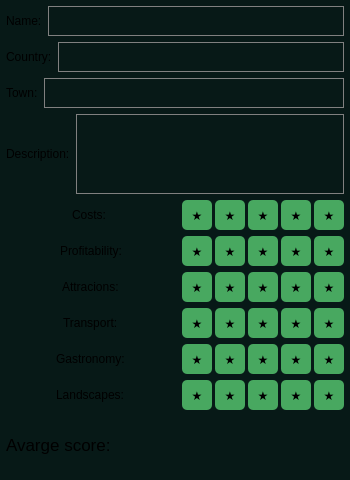
<?xml version="1.0" encoding="UTF-8"?>
<ui version="4.0">
 <class>destinationPreviewWindow</class>
 <widget class="QWidget" name="destinationPreviewWindow">
  <property name="geometry">
   <rect>
    <x>0</x>
    <y>0</y>
    <width>350</width>
    <height>480</height>
   </rect>
  </property>
  <property name="windowTitle">
   <string>Destination Preview</string>
  </property>
  <widget class="QWidget" name="mainWidget" native="true">
   <property name="geometry">
    <rect>
     <x>0</x>
     <y>0</y>
     <width>350</width>
     <height>480</height>
    </rect>
   </property>
   <property name="styleSheet">
    <string notr="true">QWidget{
background-color:rgb(7, 25, 23);
}
QPushButton{
background-color:rgb(72, 168, 96);
color:rgb(0,0,0);
border:none;
border-radius:5px;
}
QPushButton:hover{
background-color:rgb(52, 148, 76);
}
QPlainTextEdit {
border: 1px solid rgb(128,128,128);
}</string>
   </property>
   <layout class="QVBoxLayout" name="verticalLayout">
    <property name="spacing">
     <number>6</number>
    </property>
    <property name="leftMargin">
     <number>6</number>
    </property>
    <property name="topMargin">
     <number>6</number>
    </property>
    <property name="rightMargin">
     <number>6</number>
    </property>
    <property name="bottomMargin">
     <number>6</number>
    </property>
    <item>
     <layout class="QHBoxLayout" name="nameLayout">
      <item>
       <widget class="QLabel" name="nameLabel">
        <property name="text">
         <string>Name:</string>
        </property>
       </widget>
      </item>
      <item>
       <widget class="QPlainTextEdit" name="namePlainTextEdit">
        <property name="maximumSize">
         <size>
          <width>16777215</width>
          <height>30</height>
         </size>
        </property>
       </widget>
      </item>
     </layout>
    </item>
    <item>
     <layout class="QHBoxLayout" name="countryLayout">
      <item>
       <widget class="QLabel" name="countryLabel">
        <property name="text">
         <string>Country:</string>
        </property>
       </widget>
      </item>
      <item>
       <widget class="QPlainTextEdit" name="countryPlainTextEdit">
        <property name="maximumSize">
         <size>
          <width>16777215</width>
          <height>30</height>
         </size>
        </property>
       </widget>
      </item>
     </layout>
    </item>
    <item>
     <layout class="QHBoxLayout" name="townLayout">
      <item>
       <widget class="QLabel" name="townLabel">
        <property name="text">
         <string>Town:</string>
        </property>
       </widget>
      </item>
      <item>
       <widget class="QPlainTextEdit" name="townPlainTextEdit">
        <property name="maximumSize">
         <size>
          <width>16777215</width>
          <height>30</height>
         </size>
        </property>
       </widget>
      </item>
     </layout>
    </item>
    <item>
     <layout class="QHBoxLayout" name="descLayout">
      <item>
       <widget class="QLabel" name="descLabel">
        <property name="text">
         <string>Description:</string>
        </property>
       </widget>
      </item>
      <item>
       <widget class="QPlainTextEdit" name="descPlainTextEdit">
        <property name="maximumSize">
         <size>
          <width>16777215</width>
          <height>80</height>
         </size>
        </property>
       </widget>
      </item>
     </layout>
    </item>
    <item>
     <layout class="QHBoxLayout" name="costsLayout">
      <item alignment="Qt::AlignHCenter">
       <widget class="QLabel" name="costsLabel">
        <property name="text">
         <string>Costs: </string>
        </property>
       </widget>
      </item>
      <item>
       <layout class="QHBoxLayout" name="costsStarsLayout">
        <property name="spacing">
         <number>3</number>
        </property>
        <item>
         <widget class="QPushButton" name="costsStar_1">
          <property name="minimumSize">
           <size>
            <width>30</width>
            <height>30</height>
           </size>
          </property>
          <property name="maximumSize">
           <size>
            <width>30</width>
            <height>30</height>
           </size>
          </property>
          <property name="text">
           <string>★</string>
          </property>
         </widget>
        </item>
        <item>
         <widget class="QPushButton" name="costsStar_2">
          <property name="minimumSize">
           <size>
            <width>30</width>
            <height>30</height>
           </size>
          </property>
          <property name="maximumSize">
           <size>
            <width>30</width>
            <height>30</height>
           </size>
          </property>
          <property name="text">
           <string>★</string>
          </property>
         </widget>
        </item>
        <item>
         <widget class="QPushButton" name="costsStar_3">
          <property name="minimumSize">
           <size>
            <width>30</width>
            <height>30</height>
           </size>
          </property>
          <property name="maximumSize">
           <size>
            <width>30</width>
            <height>30</height>
           </size>
          </property>
          <property name="text">
           <string>★</string>
          </property>
         </widget>
        </item>
        <item>
         <widget class="QPushButton" name="costsStar_4">
          <property name="minimumSize">
           <size>
            <width>30</width>
            <height>30</height>
           </size>
          </property>
          <property name="maximumSize">
           <size>
            <width>30</width>
            <height>30</height>
           </size>
          </property>
          <property name="text">
           <string>★</string>
          </property>
         </widget>
        </item>
        <item>
         <widget class="QPushButton" name="costsStar_5">
          <property name="minimumSize">
           <size>
            <width>30</width>
            <height>30</height>
           </size>
          </property>
          <property name="maximumSize">
           <size>
            <width>30</width>
            <height>30</height>
           </size>
          </property>
          <property name="text">
           <string>★</string>
          </property>
         </widget>
        </item>
       </layout>
      </item>
     </layout>
    </item>
    <item>
     <layout class="QHBoxLayout" name="profitabilityLayout">
      <item alignment="Qt::AlignHCenter">
       <widget class="QLabel" name="profitabilityLabel">
        <property name="text">
         <string>Profitability:</string>
        </property>
       </widget>
      </item>
      <item>
       <layout class="QHBoxLayout" name="profitabilityStarsLayout">
        <property name="spacing">
         <number>3</number>
        </property>
        <item>
         <widget class="QPushButton" name="profitabilityStar_1">
          <property name="minimumSize">
           <size>
            <width>30</width>
            <height>30</height>
           </size>
          </property>
          <property name="maximumSize">
           <size>
            <width>30</width>
            <height>30</height>
           </size>
          </property>
          <property name="text">
           <string>★</string>
          </property>
         </widget>
        </item>
        <item>
         <widget class="QPushButton" name="profitabilityStar_2">
          <property name="minimumSize">
           <size>
            <width>30</width>
            <height>30</height>
           </size>
          </property>
          <property name="maximumSize">
           <size>
            <width>30</width>
            <height>30</height>
           </size>
          </property>
          <property name="text">
           <string>★</string>
          </property>
         </widget>
        </item>
        <item>
         <widget class="QPushButton" name="profitabilityStar_3">
          <property name="minimumSize">
           <size>
            <width>30</width>
            <height>30</height>
           </size>
          </property>
          <property name="maximumSize">
           <size>
            <width>30</width>
            <height>30</height>
           </size>
          </property>
          <property name="text">
           <string>★</string>
          </property>
         </widget>
        </item>
        <item>
         <widget class="QPushButton" name="profitabilityStar_4">
          <property name="minimumSize">
           <size>
            <width>30</width>
            <height>30</height>
           </size>
          </property>
          <property name="maximumSize">
           <size>
            <width>30</width>
            <height>30</height>
           </size>
          </property>
          <property name="text">
           <string>★</string>
          </property>
         </widget>
        </item>
        <item>
         <widget class="QPushButton" name="profitabilityStar_5">
          <property name="minimumSize">
           <size>
            <width>30</width>
            <height>30</height>
           </size>
          </property>
          <property name="maximumSize">
           <size>
            <width>30</width>
            <height>30</height>
           </size>
          </property>
          <property name="text">
           <string>★</string>
          </property>
         </widget>
        </item>
       </layout>
      </item>
     </layout>
    </item>
    <item>
     <layout class="QHBoxLayout" name="attractionsLayout">
      <item alignment="Qt::AlignHCenter">
       <widget class="QLabel" name="attractionsLabel">
        <property name="text">
         <string>Attracions:</string>
        </property>
       </widget>
      </item>
      <item>
       <layout class="QHBoxLayout" name="attractionsStarsLayout">
        <property name="spacing">
         <number>3</number>
        </property>
        <item>
         <widget class="QPushButton" name="attractionsStar_1">
          <property name="minimumSize">
           <size>
            <width>30</width>
            <height>30</height>
           </size>
          </property>
          <property name="maximumSize">
           <size>
            <width>30</width>
            <height>30</height>
           </size>
          </property>
          <property name="text">
           <string>★</string>
          </property>
         </widget>
        </item>
        <item>
         <widget class="QPushButton" name="attractionsStar_2">
          <property name="minimumSize">
           <size>
            <width>30</width>
            <height>30</height>
           </size>
          </property>
          <property name="maximumSize">
           <size>
            <width>30</width>
            <height>30</height>
           </size>
          </property>
          <property name="text">
           <string>★</string>
          </property>
         </widget>
        </item>
        <item>
         <widget class="QPushButton" name="attractionsStar_3">
          <property name="minimumSize">
           <size>
            <width>30</width>
            <height>30</height>
           </size>
          </property>
          <property name="maximumSize">
           <size>
            <width>30</width>
            <height>30</height>
           </size>
          </property>
          <property name="text">
           <string>★</string>
          </property>
         </widget>
        </item>
        <item>
         <widget class="QPushButton" name="attractionsStar_4">
          <property name="minimumSize">
           <size>
            <width>30</width>
            <height>30</height>
           </size>
          </property>
          <property name="maximumSize">
           <size>
            <width>30</width>
            <height>30</height>
           </size>
          </property>
          <property name="text">
           <string>★</string>
          </property>
         </widget>
        </item>
        <item>
         <widget class="QPushButton" name="attractionsStar_5">
          <property name="minimumSize">
           <size>
            <width>30</width>
            <height>30</height>
           </size>
          </property>
          <property name="maximumSize">
           <size>
            <width>30</width>
            <height>30</height>
           </size>
          </property>
          <property name="text">
           <string>★</string>
          </property>
         </widget>
        </item>
       </layout>
      </item>
     </layout>
    </item>
    <item>
     <layout class="QHBoxLayout" name="transportLayout">
      <item alignment="Qt::AlignHCenter">
       <widget class="QLabel" name="transportLabel">
        <property name="text">
         <string>Transport:</string>
        </property>
       </widget>
      </item>
      <item>
       <layout class="QHBoxLayout" name="transportStarsLayout">
        <property name="spacing">
         <number>3</number>
        </property>
        <item>
         <widget class="QPushButton" name="transportStar_1">
          <property name="minimumSize">
           <size>
            <width>30</width>
            <height>30</height>
           </size>
          </property>
          <property name="maximumSize">
           <size>
            <width>30</width>
            <height>30</height>
           </size>
          </property>
          <property name="text">
           <string>★</string>
          </property>
         </widget>
        </item>
        <item>
         <widget class="QPushButton" name="transportStar_2">
          <property name="minimumSize">
           <size>
            <width>30</width>
            <height>30</height>
           </size>
          </property>
          <property name="maximumSize">
           <size>
            <width>30</width>
            <height>30</height>
           </size>
          </property>
          <property name="text">
           <string>★</string>
          </property>
         </widget>
        </item>
        <item>
         <widget class="QPushButton" name="transportStar_3">
          <property name="minimumSize">
           <size>
            <width>30</width>
            <height>30</height>
           </size>
          </property>
          <property name="maximumSize">
           <size>
            <width>30</width>
            <height>30</height>
           </size>
          </property>
          <property name="text">
           <string>★</string>
          </property>
         </widget>
        </item>
        <item>
         <widget class="QPushButton" name="transportStar_4">
          <property name="minimumSize">
           <size>
            <width>30</width>
            <height>30</height>
           </size>
          </property>
          <property name="maximumSize">
           <size>
            <width>30</width>
            <height>30</height>
           </size>
          </property>
          <property name="text">
           <string>★</string>
          </property>
         </widget>
        </item>
        <item>
         <widget class="QPushButton" name="transportStar_5">
          <property name="minimumSize">
           <size>
            <width>30</width>
            <height>30</height>
           </size>
          </property>
          <property name="maximumSize">
           <size>
            <width>30</width>
            <height>30</height>
           </size>
          </property>
          <property name="text">
           <string>★</string>
          </property>
         </widget>
        </item>
       </layout>
      </item>
     </layout>
    </item>
    <item>
     <layout class="QHBoxLayout" name="gastronomyLayout">
      <item alignment="Qt::AlignHCenter">
       <widget class="QLabel" name="gastronomyLabel">
        <property name="text">
         <string>Gastronomy:</string>
        </property>
       </widget>
      </item>
      <item>
       <layout class="QHBoxLayout" name="gastronomyStarsLayout">
        <property name="spacing">
         <number>3</number>
        </property>
        <item>
         <widget class="QPushButton" name="gastronomyStar_1">
          <property name="minimumSize">
           <size>
            <width>30</width>
            <height>30</height>
           </size>
          </property>
          <property name="maximumSize">
           <size>
            <width>30</width>
            <height>30</height>
           </size>
          </property>
          <property name="text">
           <string>★</string>
          </property>
         </widget>
        </item>
        <item>
         <widget class="QPushButton" name="gastronomyStar_2">
          <property name="minimumSize">
           <size>
            <width>30</width>
            <height>30</height>
           </size>
          </property>
          <property name="maximumSize">
           <size>
            <width>30</width>
            <height>30</height>
           </size>
          </property>
          <property name="text">
           <string>★</string>
          </property>
         </widget>
        </item>
        <item>
         <widget class="QPushButton" name="gastronomyStar_3">
          <property name="minimumSize">
           <size>
            <width>30</width>
            <height>30</height>
           </size>
          </property>
          <property name="maximumSize">
           <size>
            <width>30</width>
            <height>30</height>
           </size>
          </property>
          <property name="text">
           <string>★</string>
          </property>
         </widget>
        </item>
        <item>
         <widget class="QPushButton" name="gastronomyStar_4">
          <property name="minimumSize">
           <size>
            <width>30</width>
            <height>30</height>
           </size>
          </property>
          <property name="maximumSize">
           <size>
            <width>30</width>
            <height>30</height>
           </size>
          </property>
          <property name="text">
           <string>★</string>
          </property>
         </widget>
        </item>
        <item>
         <widget class="QPushButton" name="gastronomyStar_5">
          <property name="minimumSize">
           <size>
            <width>30</width>
            <height>30</height>
           </size>
          </property>
          <property name="maximumSize">
           <size>
            <width>30</width>
            <height>30</height>
           </size>
          </property>
          <property name="text">
           <string>★</string>
          </property>
         </widget>
        </item>
       </layout>
      </item>
     </layout>
    </item>
    <item>
     <layout class="QHBoxLayout" name="landscapesLayout">
      <item alignment="Qt::AlignHCenter">
       <widget class="QLabel" name="lanscapesLabel">
        <property name="text">
         <string>Landscapes:</string>
        </property>
       </widget>
      </item>
      <item>
       <layout class="QHBoxLayout" name="landscapesStarsLayout">
        <property name="spacing">
         <number>3</number>
        </property>
        <item>
         <widget class="QPushButton" name="lanscapesStar_1">
          <property name="minimumSize">
           <size>
            <width>30</width>
            <height>30</height>
           </size>
          </property>
          <property name="maximumSize">
           <size>
            <width>30</width>
            <height>30</height>
           </size>
          </property>
          <property name="text">
           <string>★</string>
          </property>
         </widget>
        </item>
        <item>
         <widget class="QPushButton" name="lanscapesStar_2">
          <property name="minimumSize">
           <size>
            <width>30</width>
            <height>30</height>
           </size>
          </property>
          <property name="maximumSize">
           <size>
            <width>30</width>
            <height>30</height>
           </size>
          </property>
          <property name="text">
           <string>★</string>
          </property>
         </widget>
        </item>
        <item>
         <widget class="QPushButton" name="lanscapesStar_3">
          <property name="minimumSize">
           <size>
            <width>30</width>
            <height>30</height>
           </size>
          </property>
          <property name="maximumSize">
           <size>
            <width>30</width>
            <height>30</height>
           </size>
          </property>
          <property name="text">
           <string>★</string>
          </property>
         </widget>
        </item>
        <item>
         <widget class="QPushButton" name="lanscapesStar_4">
          <property name="minimumSize">
           <size>
            <width>30</width>
            <height>30</height>
           </size>
          </property>
          <property name="maximumSize">
           <size>
            <width>30</width>
            <height>30</height>
           </size>
          </property>
          <property name="text">
           <string>★</string>
          </property>
         </widget>
        </item>
        <item>
         <widget class="QPushButton" name="lanscapesStar_5">
          <property name="minimumSize">
           <size>
            <width>30</width>
            <height>30</height>
           </size>
          </property>
          <property name="maximumSize">
           <size>
            <width>30</width>
            <height>30</height>
           </size>
          </property>
          <property name="text">
           <string>★</string>
          </property>
         </widget>
        </item>
       </layout>
      </item>
     </layout>
    </item>
    <item>
     <widget class="QLabel" name="avarge_scoreLabel">
      <property name="font">
       <font>
        <pointsize>13</pointsize>
       </font>
      </property>
      <property name="text">
       <string>Avarge score: </string>
      </property>
     </widget>
    </item>
   </layout>
  </widget>
 </widget>
 <resources/>
 <connections/>
</ui>
